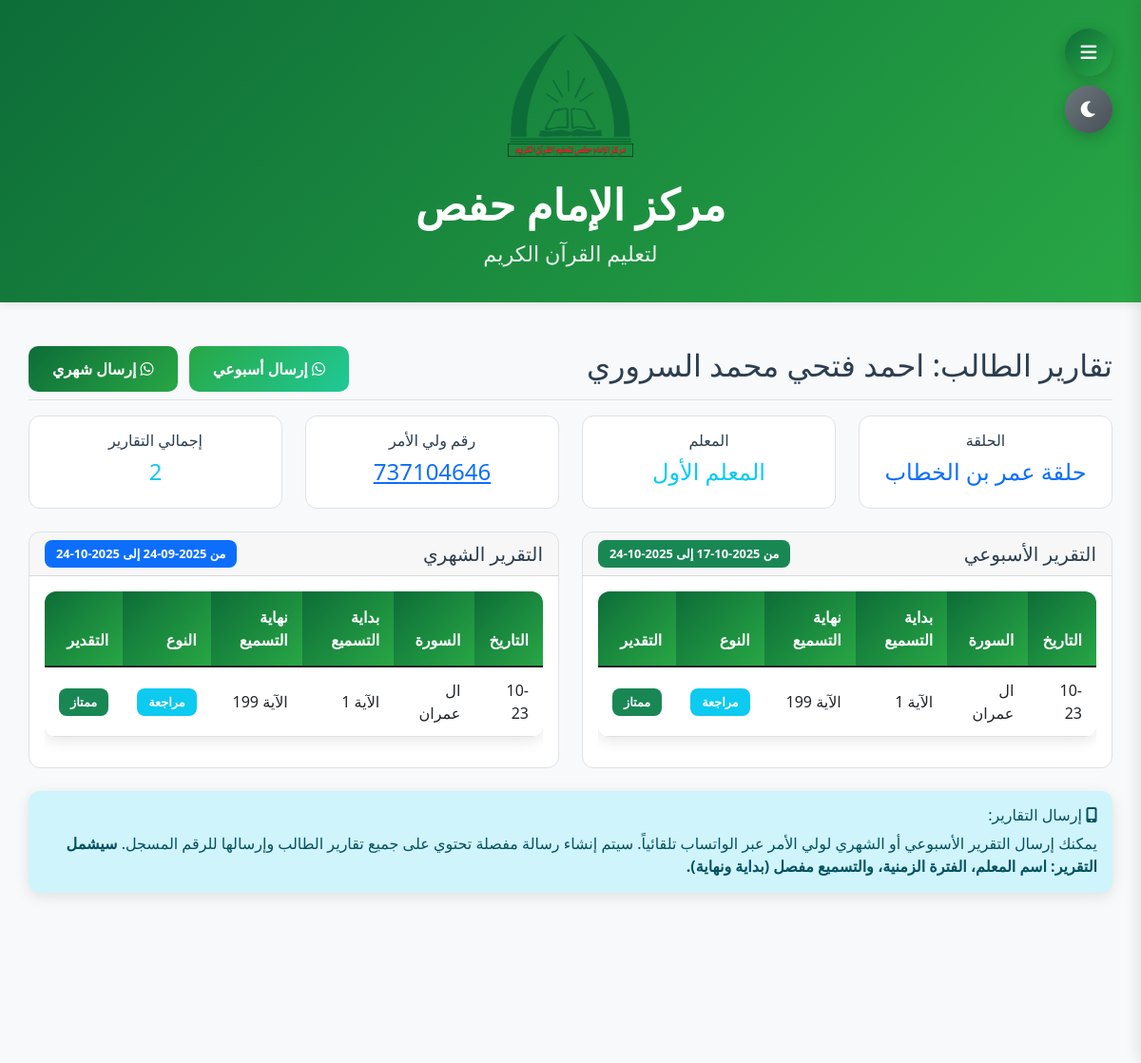
Page /student_reports/1 (signed in) on the committed database.
### app.py (models this page shows)
class Settings(db.Model):
    id = db.Column(db.Integer, primary_key=True)
    site_name = db.Column(db.String(100), default='مركز الإمام حفص')
    site_description = db.Column(db.String(200), default='لتعليم القرآن الكريم')
    contact_phone = db.Column(db.String(20))
    contact_email = db.Column(db.String(100))
    location_address = db.Column(db.String(300), default='مأرب - شارع الأربعين - خلف مستشفى نيوم')
    location_map_url = db.Column(db.String(500))
    logo = db.Column(db.String(200))
    primary_color = db.Column(db.String(7), default='#2c5aa0')
    secondary_color = db.Column(db.String(7), default='#28a745')
    background_color = db.Column(db.String(7), default='#f8f9fa')
    text_color = db.Column(db.String(7), default='#2c3e50')
    whatsapp_message_template = db.Column(db.Text, default='تقرير {report_type} للتسميع\n\nالطالب: {student_name}\nالحلقة: {circle_name}\nالمعلم: {teacher_name}\nالفترة: من {start_date} إلى {end_date}\n\nالتسميع:\n{reports_details}\n\nإحصائيات الحضور:\n{attendance_stats}\n\n{site_name}')
    support_bank_accounts = db.Column(db.Text, default='بنك الكريمي: 123456789\nبنك الشرق: 987654321\nبنك التضامن: 456789123')
    support_message = db.Column(db.Text, default='نورٌ نُهديه وجيل نربيه')
    dark_mode_enabled = db.Column(db.Boolean, default=False)
    teacher_requires_approval = db.Column(db.Boolean, default=True)
    allow_custom_teacher_name = db.Column(db.Boolean, default=True)

class Student(db.Model):
    id = db.Column(db.Integer, primary_key=True)
    name = db.Column(db.String(100), nullable=False)
    age = db.Column(db.Integer)
    student_phone = db.Column(db.String(20))
    parent_phone = db.Column(db.String(20))
    parent_id = db.Column(db.Integer, db.ForeignKey('parent.id'))
    circle_id = db.Column(db.Integer, db.ForeignKey('circle.id'))
    is_active = db.Column(db.Boolean, default=True)
    photo = db.Column(db.String(200))
    academic_year = db.Column(db.String(10), default='2025')
    pending_approval = db.Column(db.Boolean, default=True)
    circle = db.relationship('Circle', backref='students')
    parent = db.relationship('Parent', backref='students')

class Circle(db.Model):
    id = db.Column(db.Integer, primary_key=True)
    name = db.Column(db.String(100), nullable=False)
    teacher_id = db.Column(db.Integer, db.ForeignKey('user.id'))
    teacher_name = db.Column(db.String(100))
    is_active = db.Column(db.Boolean, default=True)
    academic_year = db.Column(db.String(10), default='2025')
    requires_approval = db.Column(db.Boolean, default=True)
    teacher = db.relationship('User', backref='circles')

class User(db.Model):
    id = db.Column(db.Integer, primary_key=True)
    username = db.Column(db.String(80), unique=True, nullable=False)
    password = db.Column(db.String(120), nullable=False)
    role = db.Column(db.String(20), nullable=False)  # admin, teacher, support, parent
    name = db.Column(db.String(100), nullable=False)
    is_active = db.Column(db.Boolean, default=True)

class Report(db.Model):
    id = db.Column(db.Integer, primary_key=True)
    student_id = db.Column(db.Integer, db.ForeignKey('student.id'), nullable=False)
    teacher_id = db.Column(db.Integer, db.ForeignKey('user.id'), nullable=False)
    circle_id = db.Column(db.Integer, db.ForeignKey('circle.id'), nullable=False)
    date = db.Column(db.Date, nullable=False)
    surah = db.Column(db.String(100), nullable=False)
    from_verse = db.Column(db.Integer, nullable=False)
    to_verse = db.Column(db.Integer, nullable=False)
    grade = db.Column(db.String(10), nullable=False)
    type = db.Column(db.String(10), default='حفظ')
    notes = db.Column(db.Text)
    academic_year = db.Column(db.String(10), default='2025')
    student = db.relationship('Student', backref='reports')
    teacher = db.relationship('User', backref='reports')
    circle = db.relationship('Circle', backref='reports')

### app.py (the view)
@app.route('/student_reports/<int:student_id>')
@require_login
def student_reports(student_id):
    student = Student.query.get_or_404(student_id)
    end_date_weekly = datetime.now().date()
    start_date_weekly = end_date_weekly - timedelta(days=7)
    end_date_monthly = datetime.now().date()
    start_date_monthly = end_date_monthly - timedelta(days=30)
    weekly_reports = Report.query.filter(Report.student_id == student_id, Report.date >= start_date_weekly, Report.date <= end_date_weekly).all()
    monthly_reports = Report.query.filter(Report.student_id == student_id, Report.date >= start_date_monthly, Report.date <= end_date_monthly).all()
    return render_template('student_reports.html',
                         student=student,
                         weekly_reports=weekly_reports,
                         monthly_reports=monthly_reports,
                         start_date_weekly=start_date_weekly,
                         end_date_weekly=end_date_weekly,
                         start_date_monthly=start_date_monthly,
                         end_date_monthly=end_date_monthly)

### app.py (called while the page is built)
@app.context_processor
def inject_globals():
    settings = Settings.query.first() or Settings()
    current_year = datetime.now().year
    unread_notifications = 0
    if 'user_id' in session and session.get('role') == 'parent':
        parent = Parent.query.filter_by(name=session['name']).first()
        if parent and parent.user_id:
            unread_notifications = Notification.query.filter_by(user_id=parent.user_id, is_read=False).count()
    return dict(
        datetime=datetime, now=datetime.now, timedelta=timedelta,
        settings=settings, Report=Report, Attendance=Attendance,
        Holiday=Holiday, Parent=Parent, current_year=current_year,
        unread_notifications=unread_notifications
    )

def require_login(f):
    @wraps(f)
    def decorated(*args, **kwargs):
        if 'user_id' not in session:
            flash('يجب تسجيل الدخول أولاً', 'error')
            return redirect(url_for('login'))
        return f(*args, **kwargs)
    return decorated

### templates/student_reports.html
{% extends "base.html" %}
{% block content %}
<div class="d-flex justify-content-between flex-wrap flex-md-nowrap align-items-center pt-3 pb-2 mb-3 border-bottom">
    <h1 class="h2">تقارير الطالب: {{ student.name }}</h1>
    <div>
        <a href="{{ url_for('send_whatsapp_report', student_id=student.id, report_type='أسبوعي') }}"
           class="btn btn-success me-2" target="_blank">
            <i class="fab fa-whatsapp"></i> إرسال أسبوعي
        </a>
        <a href="{{ url_for('send_whatsapp_report', student_id=student.id, report_type='شهري') }}"
           class="btn btn-primary" target="_blank">
            <i class="fab fa-whatsapp"></i> إرسال شهري
        </a>
    </div>
</div>
<div class="row mb-4">
    <div class="col-md-3">
        <div class="card text-center">
            <div class="card-body">
                <h6 class="card-title">الحلقة</h6>
                <h4 class="text-primary">{{ student.circle.name }}</h4>
            </div>
        </div>
    </div>
    <div class="col-md-3">
        <div class="card text-center">
            <div class="card-body">
                <h6 class="card-title">المعلم</h6>
                <h4 class="text-info">{{ student.circle.teacher.name }}</h4>
            </div>
        </div>
    </div>
    <div class="col-md-3">
        <div class="card text-center">
            <div class="card-body">
                <h6 class="card-title">رقم ولي الأمر</h6>
                <h4 class="text-success">
                    {% if student.parent_phone %}
                    <a href="https://wa.me/967{{ student.parent_phone }}" target="_blank">
                        {{ student.parent_phone }}
                    </a>
                    {% else %}
                    <span class="text-muted">غير متوفر</span>
                    {% endif %}
                </h4>
            </div>
        </div>
    </div>
    <div class="col-md-3">
        <div class="card text-center">
            <div class="card-body">
                <h6 class="card-title">إجمالي التقارير</h6>
                <h4 class="text-info">{{ weekly_reports|length + monthly_reports|length }}</h4>
            </div>
        </div>
    </div>
</div>
<div class="row">
    <div class="col-md-6">
        <div class="card">
            <div class="card-header d-flex justify-content-between align-items-center">
                <h5 class="card-title mb-0">التقرير الأسبوعي</h5>
                <div>
                    <span class="badge bg-success">من {{ start_date_weekly.strftime('%Y-%m-%d') }} إلى {{ end_date_weekly.strftime('%Y-%m-%d') }}</span>
                </div>
            </div>
            <div class="card-body">
                {% if weekly_reports %}
                <div class="table-responsive">
                    <table class="table table-sm">
                        <thead>
                            <tr>
                                <th>التاريخ</th>
                                <th>السورة</th>
                                <th>بداية التسميع</th>
                                <th>نهاية التسميع</th>
                                <th>النوع</th>
                                <th>التقدير</th>
                            </tr>
                        </thead>
                        <tbody>
                            {% for report in weekly_reports %}
                            <tr>
                                <td>{{ report.date.strftime('%m-%d') }}</td>
                                <td>{{ report.surah }}</td>
                                <td>الآية {{ report.from_verse }}</td>
                                <td>الآية {{ report.to_verse }}</td>
                                <td>
                                    <span class="badge bg-{{ 'primary' if report.type == 'حفظ' else 'info' }}">
                                        {{ report.type }}
                                    </span>
                                </td>
                                <td>
                                    <span class="badge bg-{{ 'success' if report.grade == 'ممتاز' else 'warning' if report.grade == 'جيد جدا' else 'info' }}">
                                        {{ report.grade }}
                                    </span>
                                </td>
                            </tr>
                            {% endfor %}
                        </tbody>
                    </table>
                </div>
                {% else %}
                <div class="text-center text-muted py-3">
                    <i class="fas fa-clipboard-list fa-2x"></i>
                    <p>لا توجد تقارير هذا الأسبوع</p>
                </div>
                {% endif %}
            </div>
        </div>
    </div>
    <div class="col-md-6">
        <div class="card">
            <div class="card-header d-flex justify-content-between align-items-center">
                <h5 class="card-title mb-0">التقرير الشهري</h5>
                <div>
                    <span class="badge bg-primary">من {{ start_date_monthly.strftime('%Y-%m-%d') }} إلى {{ end_date_monthly.strftime('%Y-%m-%d') }}</span>
                </div>
            </div>
            <div class="card-body">
                {% if monthly_reports %}
                <div class="table-responsive">
                    <table class="table table-sm">
                        <thead>
                            <tr>
                                <th>التاريخ</th>
                                <th>السورة</th>
                                <th>بداية التسميع</th>
                                <th>نهاية التسميع</th>
                                <th>النوع</th>
                                <th>التقدير</th>
                            </tr>
                        </thead>
                        <tbody>
                            {% for report in monthly_reports %}
                            <tr>
                                <td>{{ report.date.strftime('%m-%d') }}</td>
                                <td>{{ report.surah }}</td>
                                <td>الآية {{ report.from_verse }}</td>
                                <td>الآية {{ report.to_verse }}</td>
                                <td>
                                    <span class="badge bg-{{ 'primary' if report.type == 'حفظ' else 'info' }}">
                                        {{ report.type }}
                                    </span>
                                </td>
                                <td>
                                    <span class="badge bg-{{ 'success' if report.grade == 'ممتاز' else 'warning' if report.grade == 'جيد جدا' else 'info' }}">
                                        {{ report.grade }}
                                    </span>
                                </td>
                            </tr>
                            {% endfor %}
                        </tbody>
                    </table>
                </div>
                {% else %}
                <div class="text-center text-muted py-3">
                    <i class="fas fa-chart-bar fa-2x"></i>
                    <p>لا توجد تقارير هذا الشهر</p>
                </div>
                {% endif %}
            </div>
        </div>
    </div>
</div>
<div class="row mt-4">
    <div class="col-12">
        <div class="alert alert-info">
            <h6><i class="fas fa-mobile-alt"></i> إرسال التقارير:</h6>
            <p class="mb-0">
                يمكنك إرسال التقرير الأسبوعي أو الشهري لولي الأمر عبر الواتساب تلقائياً.
                سيتم إنشاء رسالة مفصلة تحتوي على جميع تقارير الطالب وإرسالها للرقم المسجل.
                <strong>سيشمل التقرير: اسم المعلم، الفترة الزمنية، والتسميع مفصل (بداية ونهاية).</strong>
            </p>
        </div>
    </div>
</div>
{% endblock %}

### templates/base.html (shortened to what this page needs)
<!DOCTYPE html>
<html lang="ar" dir="rtl" class="{% if session.get('dark_mode') or settings.dark_mode_enabled %}dark-mode{% endif %}">
<head>
    <link href="https://cdn.jsdelivr.net/npm/bootstrap@5.1.3/dist/css/bootstrap.min.css" rel="stylesheet">
    <link rel="stylesheet" href="https://cdnjs.cloudflare.com/ajax/libs/font-awesome/6.0.0/css/all.min.css">
    <link href="https://cdn.jsdelivr.net/npm/bootstrap@5.1.3/dist/css/bootstrap.rtl.min.css" rel="stylesheet">
</head>
<body class="{% if session.get('view_type') == 'mobile' %}mobile-view{% endif %}">
    {% if settings.logo or settings.site_name %}
    <div class="header-logo">
        <div class="container">
            {% if settings.logo %}
            <img src="{{ url_for('uploaded_file', filename=settings.logo) }}" class="mb-2" alt="{{ settings.site_name }}" style="background: transparent; border: none;">
            {% endif %}
            <h4>{{ settings.site_name }}</h4>
            {% if settings.site_description %}
            <small>{{ settings.site_description }}</small>
            {% endif %}
        </div>
    </div>
    {% endif %}
    {% if session.user_id %}
    <button class="sidebar-toggle" onclick="toggleSidebar()">
        <i class="fas fa-bars"></i>
    </button>
    <button class="dark-mode-toggle" onclick="toggleDarkMode()">
        <i class="fas {% if session.get('dark_mode') or settings.dark_mode_enabled %}fa-sun{% else %}fa-moon{% endif %}"></i>
    </button>
    {% endif %}
    {% if session.user_id %}
    <main class="main-content">
        {% endif %}
        <div class="page-transition">
            {% block content %}{% endblock %}
        </div>
        {% if session.user_id %}
    </main>
    {% endif %}
</body>
</html>

### rows in the picture
Settings: logo (picture), site_name "مركز الإمام حفص", site_description "لتعليم القرآن الكريم"
Student: name "احمد فتحي محمد السروري", parent_phone "737104646"
Circle: circle.name "حلقة عمر بن الخطاب"
User: circle.teacher.name "المعلم الأول"
Report: date "10-23", surah "ال عمران", from_verse "1", to_verse "199", type "مراجعة", grade "ممتاز"

### other values in the picture
{{ weekly_reports|length + monthly_reports|length }} "2"
